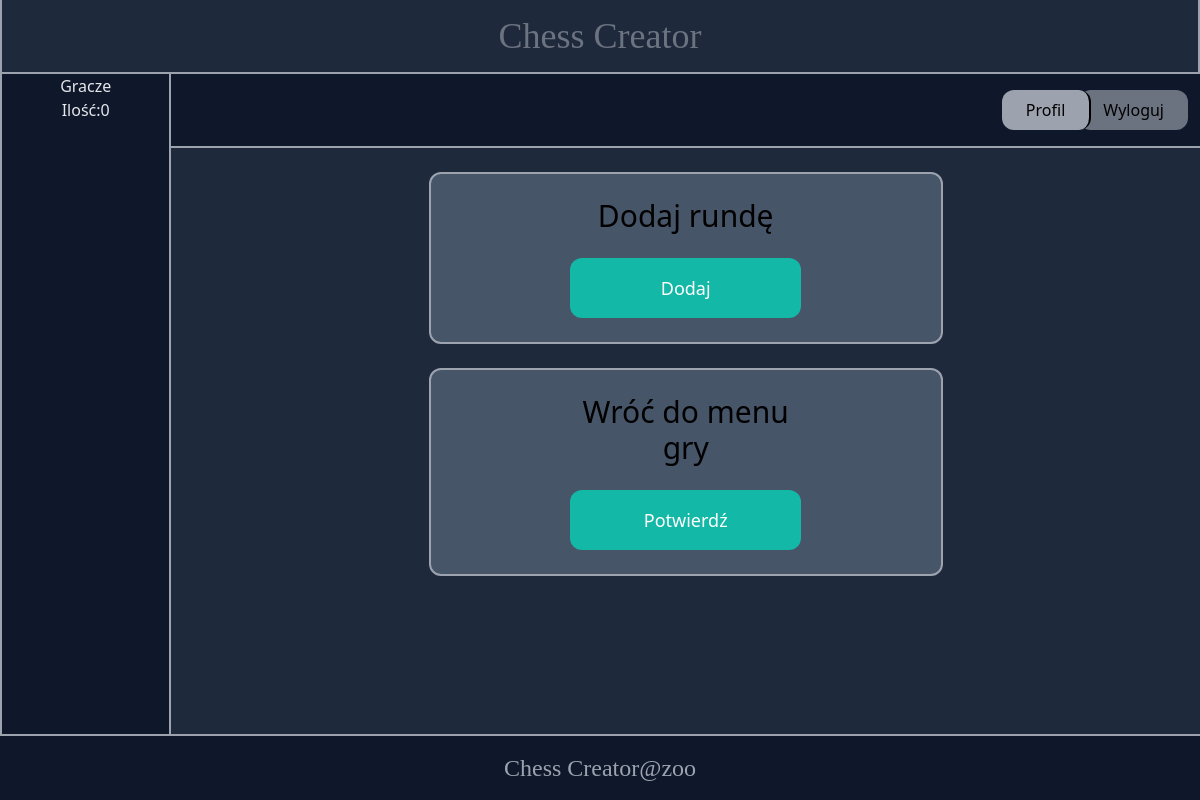
Page /chess/game/2 (signed in) on the earlier database version.
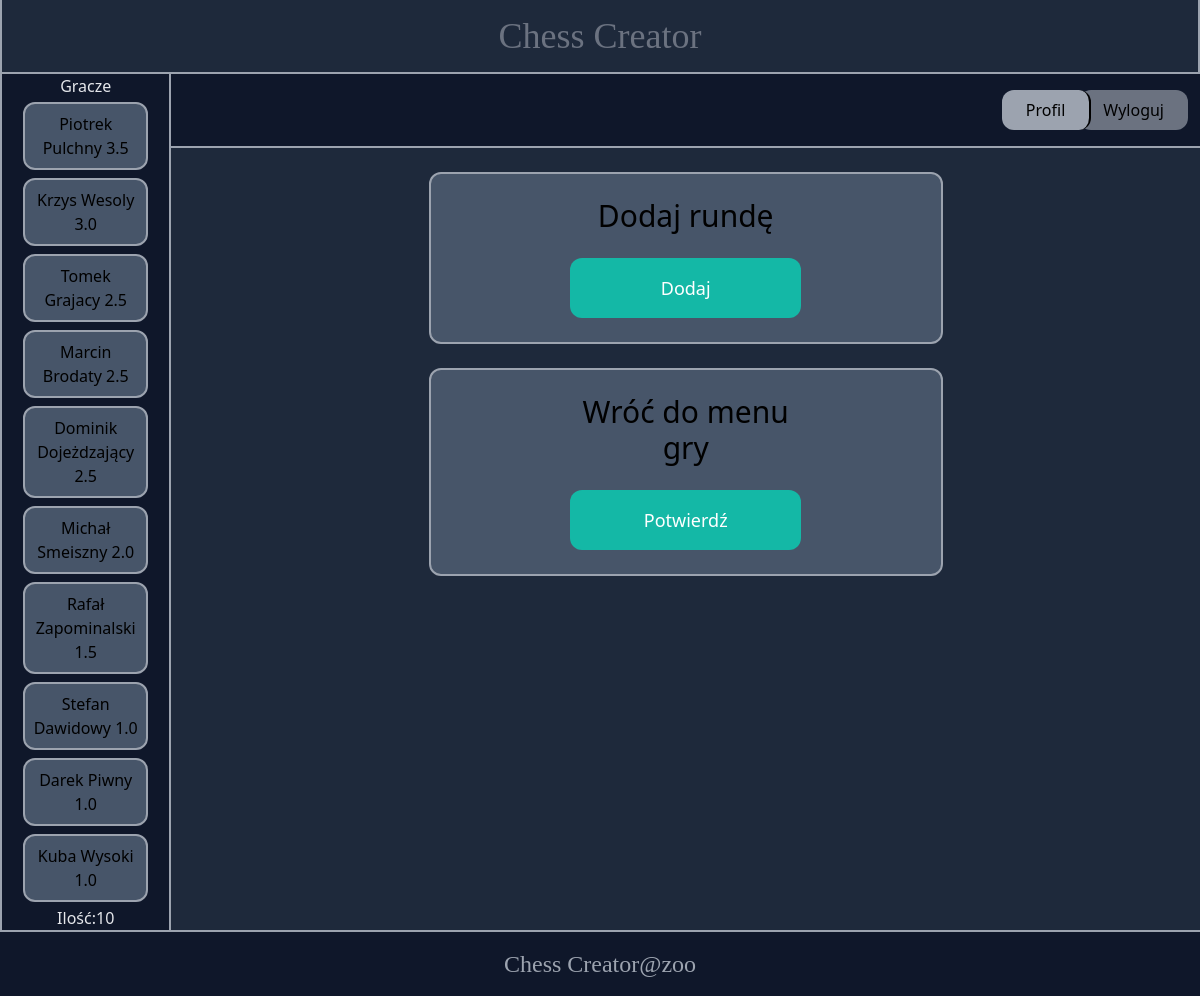
Same page on the later database version.
### chesstour/models.py (models this page shows, shortened)
class Chess_Player(models.Model):
    name = models.CharField(max_length=50)
    surname = models.CharField(max_length=50)
    username = models.CharField(max_length=50)
    rating = models.FloatField(default=0)
    birth_date = models.DateField(null=True, blank=True)
    tournament = models.ForeignKey(Chess_Tournament, on_delete=models.CASCADE)
    white_games = models.IntegerField(default=0)
    class Meta:
        ordering = ('name',)

### chesstour/views.py (the view)
# urls.py: path('game/<int:pk>', views.game, name='game'),
@login_required
def game(request, pk):
    tournament = Chess_Tournament.objects.get(pk=pk)
    if tournament.created_by != request.user:
        return redirect('core:manage')
    games = Chess_Game.objects.filter(tournament=tournament)
    players = Chess_Player.objects.filter(tournament=tournament).order_by('-rating')
    return render(request, 'chesstour/game.html', {'tournament': tournament, 'games': games, 'players': players})

### chesstour/templates/chesstour/game.html (shortened to what this page needs)
{% extends 'core/base.html' %}
{% block sidebar %}
    <div class="flex flex-col text-center">
        <h1 class="text-gray-200 test-xl">Gracze</h1>
        {% for player in players %}
        <a href="{%url 'chesstour:manage_players' pk=tournament.id spk=player.id %}" class="w-3/4 my-1 p-2 mx-auto bg-slate-600 rounded-xl border-gray-400 border-2">
            <div>
                {{player.name|capfirst}}
                {{player.surname|capfirst}}
                {{player.rating}}
            </div>
        </a>
        {% endfor %}
        <h1 class="text-gray-200">Ilość:{{players|length}}</h1>
    </div>
{% endblock %}
{% block content %}
<div class="w-1/2 my-6 mx-auto p-6 bg-slate-600 rounded-xl border-gray-400 border-2">
    <div class="justify-center flex flex-col mx-auto w-1/2">
        <h1 class="mb-6 text-3xl text-center">Dodaj rundę</h1>
        <a href="{% url 'chesstour:edit_game' tournament.id %}" class="py-4 px-8 text-lg rounded-xl bg-teal-500 hover:bg-teal-700 text-white text-center" name="tournament_form">Dodaj</a>
    </div>
</div>
<div class="w-1/2 my-6 mx-auto p-6 bg-slate-600 rounded-xl border-gray-400 border-2">
    <div class="justify-center flex flex-col mx-auto w-1/2">
        <h1 class="mb-6 text-3xl text-center">Wróć do menu gry</h1>
        <a href="{% url 'chesstour:edit' tournament.id %}" class="py-4 px-8 text-lg rounded-xl bg-teal-500 hover:bg-teal-700 text-white text-center" name="tournament_form">Potwierdź</a>
    </div>
</div>
{% endblock %}

### core/templates/core/base.html (shortened to what this page needs)
<!doctype html>
<html>
    <head>
        <script src="https://cdn.tailwindcss.com"></script>
    </head>
    <body class="bg-slate-700 flex flex-col min-h-screen ">
        <div class="text-center text-4xl bg-slate-800 py-4 flex  border-b-2 border-l-2 border-r-2 border-gray-400">
            <div class="flex-1 font-serif">
                <a href="{%url 'core:home'%}" class="text-gray-500">Chess Creator</a>
            </div>
        </div>
        <div class="grid grid-cols-7 flex-grow">
            <div class="col-span-1 bg-slate-900 h-min-screen overflow-auto border-r-2 border-gray-400 border-l-2" >
                {%block sidebar%}
                {%endblock%}
            </div>
            <div class="col-span-6 bg-slate-800 h-min-screen overflow-auto">
                {%if request.user.is_authenticated%}
                    <div class="bg-slate-900 py-4 flex border-b-2 border-gray-400 justify-end">
                        <a href="" class="flex rounded-xl py-2 px-6 border-r-2 border-black h-full items-center bg-gray-400 relative z-10 hover:bg-gray-600">Profil</a>
                        <a href="{% url 'core:logout' %}" class="flex rounded-xl py-2 px-6 -ml-3 mr-3 h-full items-center bg-gray-500 hover:bg-gray-700">Wyloguj</a>
                    </div>
                {%endif%}
                {%block content%}
                {%endblock%}
            </div>
        </div>
        <footer class="col-span-7 text-center text-2xl bg-slate-900 py-4 border-t-2 border-gray-400 mt-auto">
            <div class="font-serif">
                <a href="{% url 'core:home' %}" class="text-gray-400">Chess Creator@zoo</a>
            </div>
        </footer>
    </body>
</html>

Differences in the rows shown:
added Chess_Player: name "Piotrek", surname "Pulchny", rating "3.5"
added Chess_Player: name "Krzys", surname "Wesoly", rating "3.0"
added Chess_Player: name "Tomek", surname "Grajacy", rating "2.5"
added Chess_Player: name "Marcin", surname "Brodaty", rating "2.5"
added Chess_Player: name "Dominik", surname "Dojeżdzający", rating "2.5"
added Chess_Player: name "Michał", surname "Smeiszny", rating "2.0"
added Chess_Player: name "Rafał", surname "Zapominalski", rating "1.5"
added Chess_Player: name "Stefan", surname "Dawidowy", rating "1.0"
added Chess_Player: name "Darek", surname "Piwny", rating "1.0"
added Chess_Player: name "Kuba", surname "Wysoki", rating "1.0"
Other differences:
{{ players|length }}: "0" → "10"
